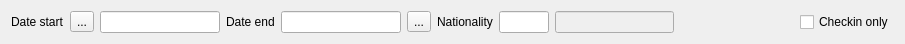
<?xml version="1.0" encoding="UTF-8"?>
<ui version="4.0">
 <class>FAllGuestInDateRange</class>
 <widget class="QWidget" name="FAllGuestInDateRange">
  <property name="geometry">
   <rect>
    <x>0</x>
    <y>0</y>
    <width>905</width>
    <height>41</height>
   </rect>
  </property>
  <property name="windowTitle">
   <string>Form</string>
  </property>
  <layout class="QHBoxLayout" name="horizontalLayout">
   <item>
    <widget class="QLabel" name="label">
     <property name="text">
      <string>Date start</string>
     </property>
    </widget>
   </item>
   <item>
    <widget class="QToolButton" name="btnBack">
     <property name="focusPolicy">
      <enum>Qt::NoFocus</enum>
     </property>
     <property name="text">
      <string>...</string>
     </property>
     <property name="icon">
      <iconset resource="../Resort/res.qrc">
       <normaloff>:/images/left.png</normaloff>:/images/left.png</iconset>
     </property>
    </widget>
   </item>
   <item>
    <widget class="EDateEdit" name="deStart"/>
   </item>
   <item>
    <widget class="QLabel" name="label_2">
     <property name="text">
      <string>Date end</string>
     </property>
    </widget>
   </item>
   <item>
    <widget class="EDateEdit" name="deEnd"/>
   </item>
   <item>
    <widget class="QToolButton" name="btnForward">
     <property name="focusPolicy">
      <enum>Qt::NoFocus</enum>
     </property>
     <property name="text">
      <string>...</string>
     </property>
     <property name="icon">
      <iconset resource="../Resort/res.qrc">
       <normaloff>:/images/right.png</normaloff>:/images/right.png</iconset>
     </property>
    </widget>
   </item>
   <item>
    <widget class="QLabel" name="label_3">
     <property name="text">
      <string>Nationality</string>
     </property>
    </widget>
   </item>
   <item>
    <widget class="EQLineEdit" name="leNatCode">
     <property name="maximumSize">
      <size>
       <width>50</width>
       <height>16777215</height>
      </size>
     </property>
     <property name="focusPolicy">
      <enum>Qt::ClickFocus</enum>
     </property>
    </widget>
   </item>
   <item>
    <widget class="EQLineEdit" name="leNatName">
     <property name="enabled">
      <bool>false</bool>
     </property>
     <property name="maximumSize">
      <size>
       <width>200</width>
       <height>16777215</height>
      </size>
     </property>
     <property name="focusPolicy">
      <enum>Qt::NoFocus</enum>
     </property>
    </widget>
   </item>
   <item>
    <spacer name="horizontalSpacer">
     <property name="orientation">
      <enum>Qt::Horizontal</enum>
     </property>
     <property name="sizeHint" stdset="0">
      <size>
       <width>107</width>
       <height>20</height>
      </size>
     </property>
    </spacer>
   </item>
   <item>
    <widget class="QCheckBox" name="chCheckinOnly">
     <property name="focusPolicy">
      <enum>Qt::ClickFocus</enum>
     </property>
     <property name="text">
      <string>Checkin only</string>
     </property>
    </widget>
   </item>
  </layout>
 </widget>
 <customwidgets>
  <customwidget>
   <class>EQLineEdit</class>
   <extends>QLineEdit</extends>
   <header location="global">eqlineedit.h</header>
   <slots>
    <signal>customButtonClicked(bool)</signal>
   </slots>
  </customwidget>
  <customwidget>
   <class>EDateEdit</class>
   <extends>QLineEdit</extends>
   <header location="global">edateedit.h</header>
  </customwidget>
 </customwidgets>
 <resources>
  <include location="../Resort/res.qrc"/>
 </resources>
 <connections/>
</ui>
